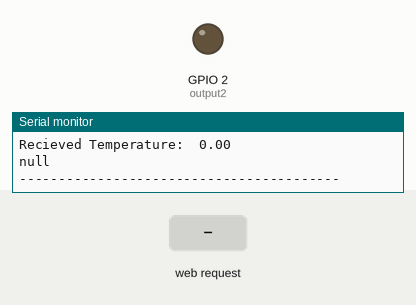
The sketch below on a simulated ESP8266 (NodeMCU). On the bench: output pins drawn as LEDs (lit = HIGH), the last lines printed to the serial monitor. Inputs (shaded band) come from the test bench. WiFi joins after 1.5 s; servers stay silent unless stated.

Above: at 2.7 s.
2.8 s: HTTP request GET /2/on received
At 5.5 s:
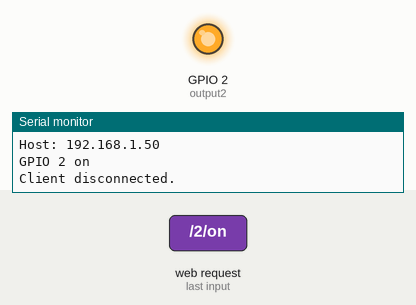
6.0 s: HTTP request GET /2/off received
At 8.0 s:
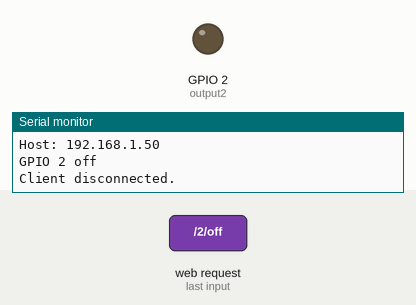
Timing chart, 0 to 9.5 s (numbered marks = the images above; inputs shaded):
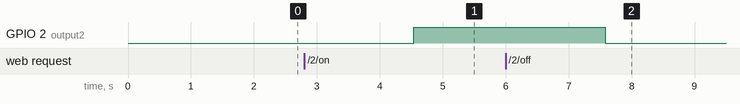

The sketch:

Esp01_code.ino
```cpp
// Load Wi-Fi library
#include <ESP8266WiFi.h>
#include <SoftwareSerial.h>
#include <ArduinoJson.h>

// Setting Wifi/Hotspot credentials
const char* ssid     = "Roland";
const char* password = "12345678";

SoftwareSerial esp01(0,1);  //Rx=0,Tx=1  (GPIO0 and GPIO1)

// Set web server port number to 80
WiFiServer server(80);

// Variable to store the HTTP request
String header;

// Auxiliar variables to store the current output state
String output2State = "off";


// Assign output variables to GPIO pins
const int output2 = 2; //GPIO2


// Current time
unsigned long currentTime = millis();
// Previous time
unsigned long previousTime = 0;
// Define timeout time in milliseconds (example: 2000ms = 2s)
const long timeoutTime = 2000;

void setup() {
  esp01.begin(9600);
  Serial.begin(115200);
  pinMode(output2, OUTPUT); // Initialize the output variables as outputs
  // Set outputs to LOW
  digitalWrite(output2, LOW);

  // Connect to Wi-Fi network with SSID and password
  Serial.print("Connecting to ");
  Serial.println(ssid);
  WiFi.begin(ssid, password);
  while (WiFi.status() != WL_CONNECTED) {
    delay(500);
    Serial.print(".");
  }
  // Print local IP address and start web server
  Serial.println("");
  Serial.println("WiFi connected.");
  Serial.println("IP address: ");
  Serial.println(WiFi.localIP());
  server.begin();
}

void loop(){
  WiFiClient client = server.available();   // Listen for incoming clients
  StaticJsonBuffer<1000> jsonBuffer;
  JsonObject& data = jsonBuffer.parseObject(esp01);

  Serial.println("JSON Object Recieved");
  Serial.print("Recieved Moisture Sensor Value:  ");
  float sensValue = data["MoistureValue"];
  Serial.println(sensValue);
  Serial.print("Recieved Humidity:  ");
  float hum =data["humidity"];
  Serial.println(hum);
  Serial.print("Recieved Temperature:  ");
  float temp = data["temperature"];
  Serial.println(temp);
  String motorStatus = data["MotorStatus"];
  Serial.println(motorStatus);
  Serial.println("-----------------------------------------");


  if (client) {                             // If a new client connects,
    Serial.println("New Client.");          // print a message out in the serial port
    String currentLine = "";                // make a String to hold incoming data from the client
    currentTime = millis();
    previousTime = currentTime;
    while (client.connected() && currentTime - previousTime <= timeoutTime) { // loop while the client's connected
      currentTime = millis();
      if (client.available()) {             // if there's bytes to read from the client,
        char c = client.read();             // read a byte, then
        Serial.write(c);                    // print it out the serial monitor
        header += c;
        if (c == '\n') {                    // if the byte is a newline character

          // if the current line is blank, you got two newline characters in a row.
          // that's the end of the client HTTP request, so send a response:
          if (currentLine.length() == 0) {

            // HTTP headers always start with a response code (e.g. HTTP/1.1 200 OK)
            // and a content-type so the client knows what's coming, then a blank line:
            client.println("HTTP/1.1 200 OK");
            client.println("Content-type:text/html");
            client.println("Connection: close");
            client.println();

            // turns the GPIOs on and off
            if (header.indexOf("GET /2/on") >= 0) {
              Serial.println("GPIO 2 on");
              output2State = "on";
              digitalWrite(output2, HIGH);
            } else if (header.indexOf("GET /2/off") >= 0) {
              Serial.println("GPIO 2 off");
              output2State = "off";
              digitalWrite(output2, LOW);
            }

            // Display the HTML web page
    client.println("<!DOCTYPE html><html>");

    client.println("<head><meta name=\"viewport\" content=\"width=device-width, initial-scale=1\">");
    client.println("<link rel=\"icon\" href=\"data:,\">");

    // CSS to style the on/off buttons
    client.println("<style>html { background-color:#c2fff6;font-family: Helvetica; display: inline-block; margin: 0px auto; text-align: center;}");
    client.println(".button { display: inline-block;padding: .75rem 1.25rem;border-radius: 10rem;color: #fff; background-color: #33de4a;text-decoration: none; font-size: 30px; margin: 2px; cursor: pointer;}");   //#403737,#e61515,EEFBFB,#33de4a=Green

    client.println(".button1 {background-color: #33de4a;}");
    client.println(".button2 {background-color: #e61515;}");
    client.println(".h1{font-family: times, Times New Roman, times-roman, georgia, serif;color: #444;margin: 0;padding: 0px 0px 6px 0px;font-size: 51px;line-height: 44px;letter-spacing: -2px;font-weight: bold;}");
    client.println(".h2{font-family: Georgia, Times New Roman, Times, serif;font-size:24px;margin-top: 5px; margin-bottom: 0px;text-align: center;font-weight: normal;color: #222;}");
    client.println(".fas{color:#36d457;animation: blink 2s linear infinite alternate;position: relative;left: 30px;top:20px;}");
    client.println("@keyframes blink {from {transform: scale(1);}to {transform: scale(1.5)}}</style>");
    client.println("<script src='https://kit.fontawesome.com/054d978d26.js' crossorigin='anonymous'></script></head>");

    // Web Page Heading
    client.println("<body><h1>Water Your Plants Here </h1>");

    // Display current state, and ON/OFF buttons for GPIO 2
    // client.println("<p>GPIO 2 - State " + output2State + "</p>");
    // If the output2State is off, it displays the ON button
    if (output2State=="off") {
      client.println("<p><a href=\"/2/on\"><button class=\"button button1\">Switch Pump On</button></a></p>");
    } else {
      client.println("<p><a href=\"/2/off\"><button class=\"button button2\">Switch Pump Off</button></a></p>");
    }
    client.print("<body><h2>Pump(Motor) Status: ");
    client.print(motorStatus);
    client.print("</h2>");
    client.println();
    client.println("<body><h2>The Moisture Sensor Value : </h2>");
    client.print("<h2>");
    client.print(sensValue);
    client.print(" %");
    client.print("</h2>");
    client.println("<body><h2>The Humidity of surrounding is </h1>");
    client.print("<h2>");
    client.print(hum);
    client.print(" %");
    client.print("</h2>");
    client.println();
    client.println("<body><h2>The Temperature of surrounding is </h1>");
    client.print("<h2>");
    client.print(temp);
    client.print(" &#8451");
    client.print("</h2>");
    if (temp >= 30)
    {
      client.println("<h2 style='color:red;'>The Temperature is High.</h2>");
    }
    if (hum < 30)
    {
      client.println("<h2 style='color:red;'>The Humidity is Low.</h2>");
    }if (hum > 60)
    {
      client.println("<h2 style='color:red;'>The Humidity is High.</h2>");
    }
    client.println("<br>");
    client.print("<i class='fas fa-seedling fa-5x'></i>");

    client.println("</body></html>");

            // The HTTP response ends with another blank line
            client.println();
            // Break out of the while loop
            break;
          } else { // if you got a newline, then clear currentLine
            currentLine = "";
          }
        } else if (c != '\r') {  // if you got anything else but a carriage return character,
          currentLine += c;      // add it to the end of the currentLine
        }
      }
    }
    // Clear the header variable
    header = "";
    // Close the connection
    client.stop();
    Serial.println("Client disconnected.");
    Serial.println("");
  }
}
```

Measured:
- after the input at 2.8 s, GPIO 2 (output2): LOW → HIGH after 1.7 s
- after the input at 6.0 s, GPIO 2 (output2): HIGH → LOW after 1.6 s
